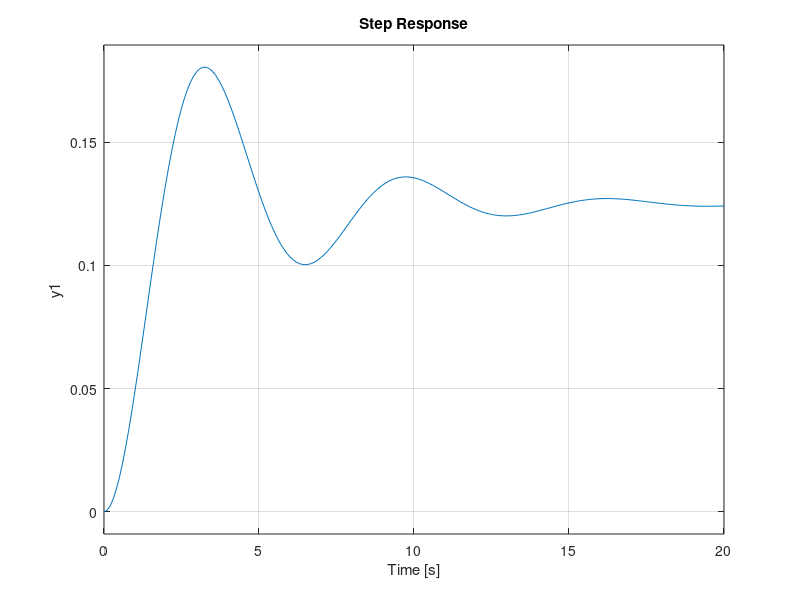

Reproduce this figure in MATLAB.
% Clear
clear
clc
close all

%% Second Order Underdamped System
% G(s) = 1 / s^2 + 2s + 1

M = 8;
B = 4;
k = 8;

P_num = [1];
P_den = [M B k];
P = tf(P_num,P_den)

% step response
step(P,0:0.1:20)

